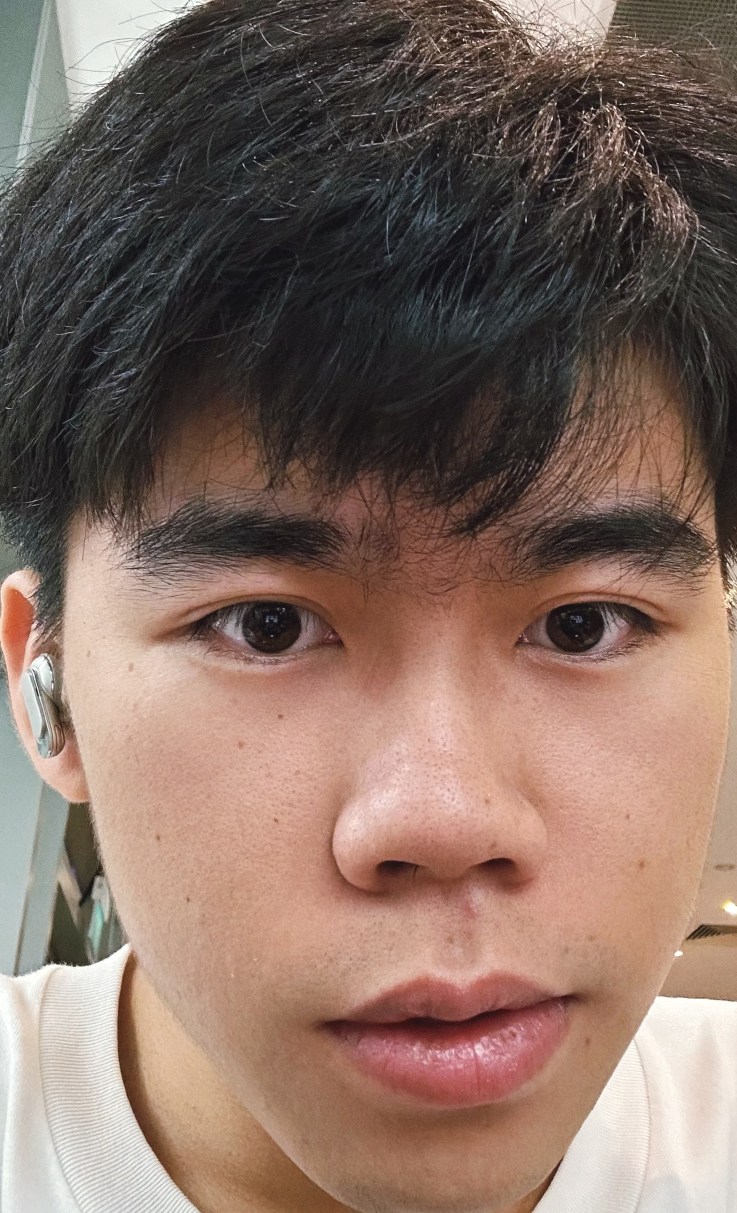
#> input picture data/raw_selfie/10.jpeg, 1474 x 2426 px (shown at 1/2 size); its folder holds only this picture in this run
$ python process_selfie.py
#> lines starting #> are read from the running program, lines starting #| are printed output that depends on the picture
import os
from PIL import Image
import random

def resize_and_convert_to_grayscale(input_path, output_path, split=False, test_ratio=0.7):
#> called with input_path = '../data/raw_selfie/', output_path = '../data/final_selfie/', split = True, test_ratio = 0.7
    images = os.listdir(input_path)
    if ".DS_Store" in images:
        images.remove(".DS_Store")
    # open image
    for i, image in enumerate(images):
        input_image_path = os.path.join(input_path, image)
        output_image_path = os.path.join(output_path, image)
        with Image.open(input_image_path) as img:
            # turn into grey scale
#> img is the input picture: PIL image 1474x2426 RGB; mean R, G, B 131.8, 108.9, 98.4
            gray_img = img.convert('L')
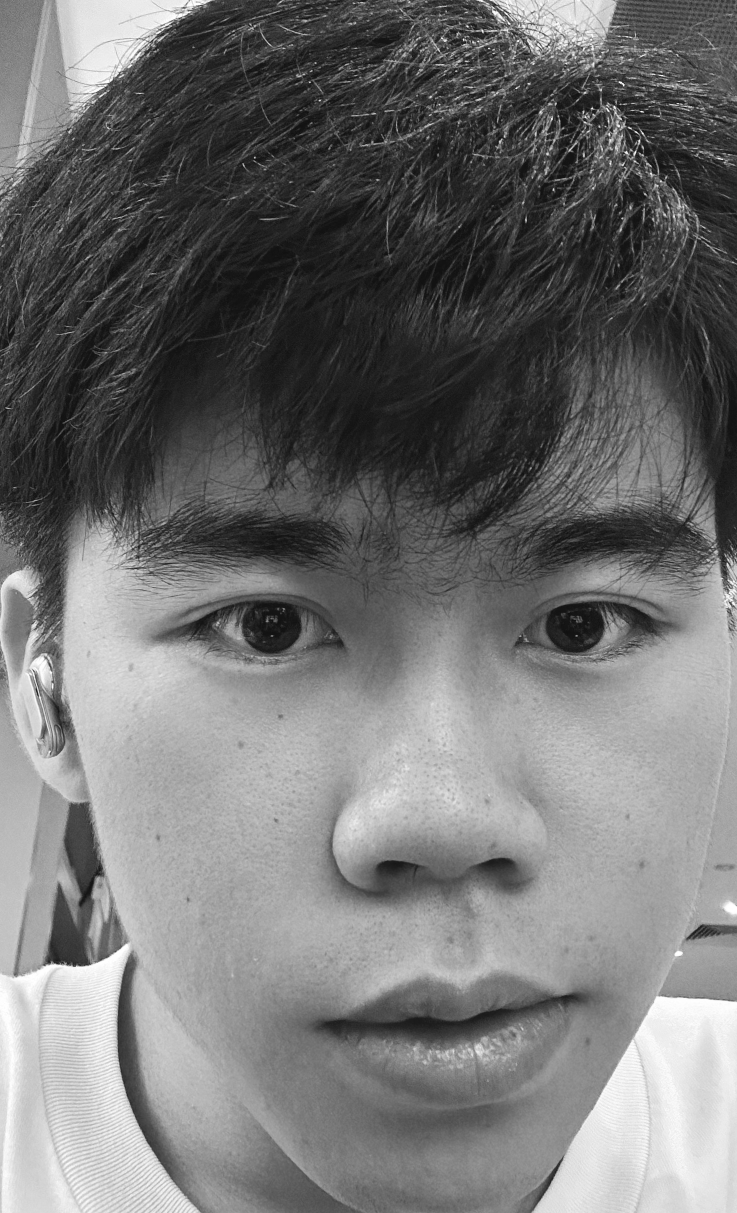
#> gray_img: PIL image 1474x2426 L (shown at 1/2 size); min 10, max 255, mean 114.5

            # 32x32 resolution
            resized_img = gray_img.resize((32, 32))
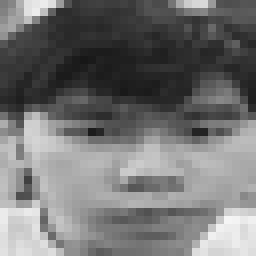
#> resized_img: PIL image 32x32 L (shown 8 times larger); min 23, max 245, mean 114.5

            # save it
            resized_img.save(output_image_path)

    if split:
        grey_images = os.listdir(output_path)
        if ".DS_Store" in grey_images:
            grey_images.remove(".DS_Store")
        random.shuffle(grey_images)

        os.makedirs('../data/train/selfie/', exist_ok=True)
        os.makedirs('../data/test/selfie/', exist_ok=True)

        for i, grey_image in enumerate(grey_images):
            input_grey_image_path = os.path.join(output_path, grey_image)
            if i < int(len(grey_images) * test_ratio):
                output_grey_image_path = os.path.join('../data/train/selfie', grey_image)
            else:
                output_grey_image_path = os.path.join('../data/test/selfie', grey_image)
            with Image.open(input_grey_image_path) as img:
                img.save(output_grey_image_path)

if __name__ == "__main__":
    # transform images into 32*32 grey scale and split them into train & test set
    input_path = '../data/raw_selfie/'
    output_path = '../data/final_selfie/'
    os.makedirs(output_path, exist_ok=True)
    resize_and_convert_to_grayscale(input_path, output_path, split=True)
